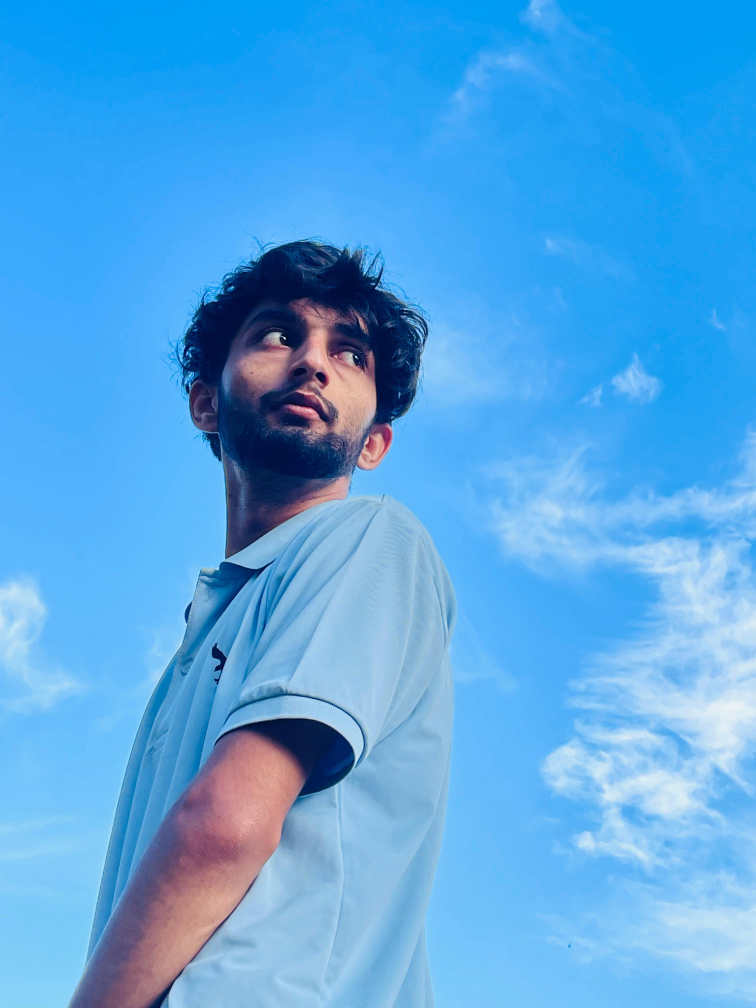
#> input picture sanjay.jpg, 3024 x 4032 px (shown at 1/4 size)
$ python rotation.py
#> lines starting #> are read from the running program, lines starting #| are printed output that depends on the picture
import cv2

image=cv2.imread("sanjay.jpg")
#> image is the input picture: shape (4032, 3024, 3); mean B, G, R 227.4, 166.9, 86.8
if image is None:
    print("error")
else:
    resized=cv2.resize(image,(500,500))
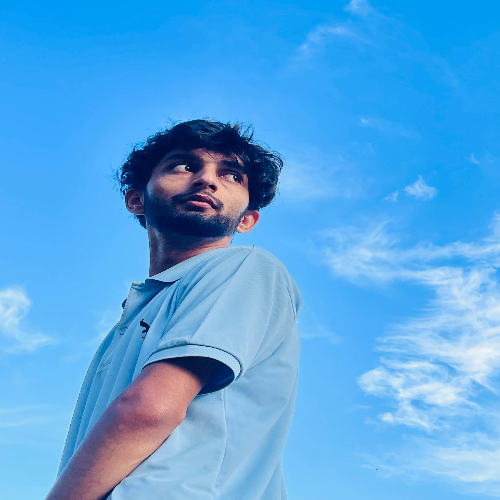
#> resized: shape (500, 500, 3); mean B, G, R 227.4, 166.9, 86.8
    height,width = resized.shape[:2]
#> height = 500; width = 500
    center=(height//2,width//2)
#> center = (250, 250)
    rotation=cv2.getRotationMatrix2D(center,360,2.0)
    rotated_image = cv2.warpAffine(resized,rotation,(500,500))
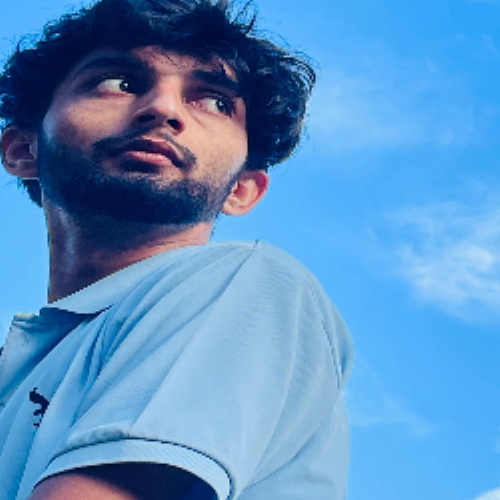
#> rotated_image: shape (500, 500, 3); mean B, G, R 196.2, 145.5, 90.3
    flipped_horizontal_image=cv2.flip(resized,0)
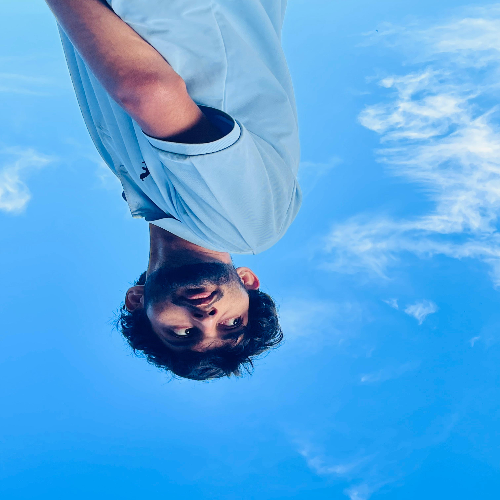
#> flipped_horizontal_image: shape (500, 500, 3); mean B, G, R 227.4, 166.9, 86.8
    flipped_vertical_image=cv2.flip(resized,1)
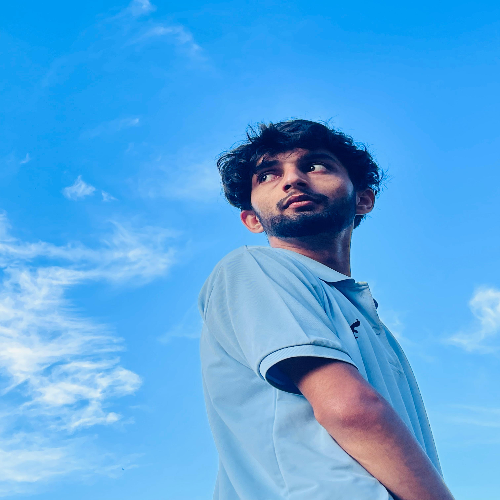
#> flipped_vertical_image: shape (500, 500, 3); mean B, G, R 227.4, 166.9, 86.8
    flipped_both_image=cv2.flip(resized,-1)
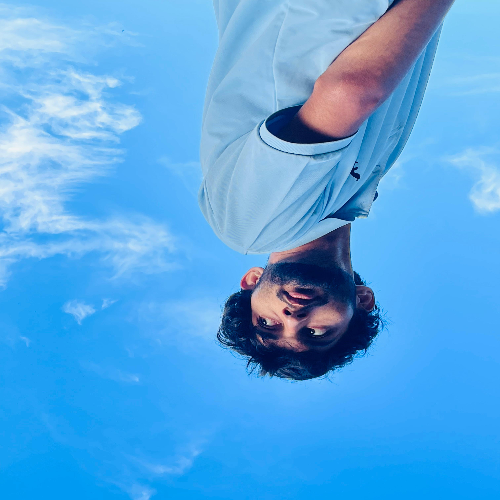
#> flipped_both_image: shape (500, 500, 3); mean B, G, R 227.4, 166.9, 86.8
   # cv2.imshow("first_image",resized)
    #cv2.imshow("rotated_image",rotated_image)
    cv2.imshow("flipped_horizontal_image",flipped_horizontal_image)
    cv2.imshow("flipped_vertical_image",flipped_vertical_image)
    cv2.imshow("flipped_both_image",flipped_both_image)
    cv2.waitKey(0)
    cv2.destroyAllWindows()
